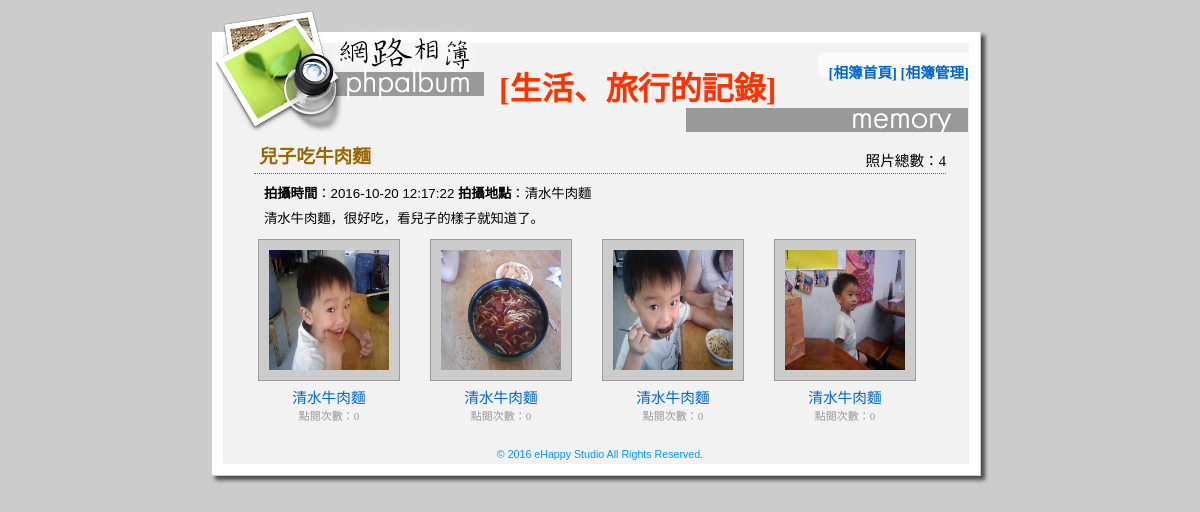
The page /albumshow.php?id=6 on the database its author committed.
### tables this page shows
CREATE TABLE `album` (
  `album_id` int(11) UNSIGNED NOT NULL,
  `album_date` datetime DEFAULT NULL,
  `album_location` varchar(255) DEFAULT NULL,
  `album_title` varchar(255) DEFAULT NULL,
  `album_desc` text
);

CREATE TABLE `albumphoto` (
  `ap_id` int(11) UNSIGNED NOT NULL,
  `album_id` int(11) UNSIGNED DEFAULT NULL,
  `ap_subject` varchar(255) DEFAULT NULL,
  `ap_date` datetime DEFAULT NULL,
  `ap_picurl` varchar(100) DEFAULT NULL,
  `ap_hits` int(11) UNSIGNED NOT NULL DEFAULT '0'
);

### albumshow.php (the view, shortened to what this page needs)
<?php
function GetSQLValueString($theValue, $theType) {
  switch ($theType) {
    case "int":
      $theValue = ($theValue != "") ? filter_var($theValue, FILTER_SANITIZE_NUMBER_INT) : "";
      break;
  }
  return $theValue;
}
require_once("connMysql.php");
$sid = 0;
if(isset($_GET["id"])&&($_GET["id"]!="")){
	$sid = GetSQLValueString($_GET["id"],"int");
}
$query_RecAlbum = "SELECT * FROM album WHERE album_id={$sid}";
$query_RecPhoto = "SELECT * FROM albumphoto WHERE album_id={$sid} ORDER BY ap_date DESC";
$RecAlbum = $db_link->query($query_RecAlbum);
$RecPhoto = $db_link->query($query_RecPhoto);
$total_records = $RecPhoto->num_rows;
$row_RecAlbum=$RecAlbum->fetch_assoc();
?>
<html>
<head>
<link href="style.css" rel="stylesheet" type="text/css" />
</head>
<body bgcolor="#cccccc">
<table width="778" border="0" align="center" cellpadding="0" cellspacing="0">
  <tr>
   <td height="124" valign="top" background="images/album_r1_c1.jpg"><div class="titleDiv">[生活、旅行的記錄]</div>
    <div class="menulink"><a href="index.php">[相簿首頁]</a> <a href="login.php">[相簿管理]</a></div></td>
  </tr>
  <tr>
   <td background="images/album_r2_c1.jpg"><div id="mainRegion">
     <table width="90%" border="0" align="center" cellpadding="4" cellspacing="0">
       <tr>
         <td><div class="subjectDiv"> <?php echo $row_RecAlbum["album_title"];?>
           </div>
           <div class="actionDiv">照片總數：<?php echo $total_records;?></div>
           <div class="normalDiv">
             <p><strong>拍攝時間</strong>：<?php echo $row_RecAlbum["album_date"];?> <strong>拍攝地點</strong>：<?php echo $row_RecAlbum["album_location"];?></p>
             <p><?php echo nl2br($row_RecAlbum["album_desc"]);?></p>
             </div>
           <?php while($row_RecPhoto=$RecPhoto->fetch_assoc()){?>
           <div class="albumDiv">
           <div class="picDiv"><a href="?action=hits&id=<?php echo $row_RecPhoto["ap_id"];?>"><img src="photos/<?php echo $row_RecPhoto["ap_picurl"];?>" alt="<?php echo $row_RecPhoto["ap_subject"];?>" width="120" height="120" border="0" /></a></a></div>
           <div class="albuminfo"><a href="?action=hits&id=<?php echo $row_RecPhoto["ap_id"];?>"><?php echo $row_RecPhoto["ap_subject"];?></a><br />
             <span class="smalltext">點閱次數：<?php echo $row_RecPhoto["ap_hits"];?></span></div>
           </div>
           <?php }?></td>
         </tr>
     </table>
   </div></td>
  </tr>
  <tr>
   <td align="center" background="images/album_r2_c1.jpg" class="trademark">© 2016 eHappy Studio All Rights Reserved.</td>
  </tr>
  <tr>
   <td><img name="album_r4_c1" src="images/album_r4_c1.jpg" width="778" height="24" border="0" id="album_r4_c1" alt="" /></td>
  </tr>
</table>
</body>
</html>

### style.css (style rules this page uses)
#mainRegion p { font-family: Verdana, Arial, Helvetica, sans-serif; font-size: 10pt; line-height: 20px; margin-top: 0px; margin-bottom: 5px; }
#mainRegion .smalltext { font-size: 11px; color: #999999; font-family: Georgia, "Times New Roman", Times, serif; vertical-align: middle; }
#mainRegion .actionDiv { float: right; margin-top: -30px; font-size: 11pt; font-family: "微軟正黑體"; }
.titleDiv { padding-left: 288px; padding-top: 55px; font-family: "微軟正黑體"; font-size: 24pt; font-weight: bolder; color: #FF3300; }
.menulink { float: right; margin-top: -48px; margin-right: 20px; font-family: "微軟正黑體"; font-size: 11pt; font-weight: bold; }
a { text-decoration: none; }
a:link { color: #0066CC; }
.trademark { font-family: Verdana, Arial, Helvetica, sans-serif; font-size: 8pt; color: #0099FF; }
#mainRegion .picDiv { padding: 10px; background-color: #CCCCCC; height: 120px; width: 120px; border: 1px solid #999999; margin-right: auto; margin-left: auto; margin-bottom: 5px; }
#mainRegion .albumDiv { float: left; height: 200px; width: 150px; text-align: center; margin-right: 22px; margin-bottom: 5px; }
#mainRegion .albumDiv .albuminfo { font-family: "微軟正黑體"; font-size: 11pt; }
#mainRegion .normalDiv { clear: both; margin: 10px; }
#mainRegion .subjectDiv { font-family: "微軟正黑體"; font-size: 14pt; font-weight: bold; color: #996600; padding: 5px; clear: both; border-bottom-width: 1px; border-bottom-style: dotted; border-bottom-color: #666666; margin-bottom: 5px; }

### rows shown on the page
album: album_title "兒子吃牛肉麵", album_date "2016-10-20 12:17:22", album_location "清水牛肉麵", album_desc "清水牛肉麵，很好吃，看兒子的樣子就知道了。"
albumphoto: ap_picurl (picture), ap_subject "清水牛肉麵", ap_hits "0"
albumphoto: ap_picurl (picture), ap_subject "清水牛肉麵", ap_hits "0"
albumphoto: ap_picurl (picture), ap_subject "清水牛肉麵", ap_hits "0"
albumphoto: ap_picurl (picture), ap_subject "清水牛肉麵", ap_hits "0"

### other values the page prints
$total_records "4"
